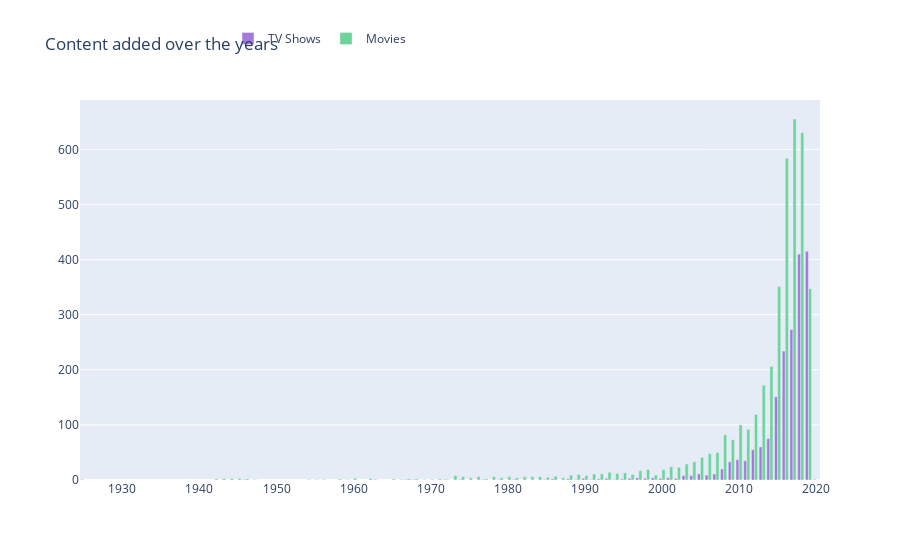

The notebook cell this image was saved under:
### Markdown cell above
Release Year of the movies

### Code cell
col = "release_year"
vc1 = d1[col].value_counts().reset_index()
vc1 = vc1.rename(columns = {col : "count", "index" : col})
vc1['percent'] = vc1['count'].apply(lambda x : 100*x/sum(vc1['count']))
vc1 = vc1.sort_values(col)

vc2 = d2[col].value_counts().reset_index()
vc2 = vc2.rename(columns = {col : "count", "index" : col})
vc2['percent'] = vc2['count'].apply(lambda x : 100*x/sum(vc2['count']))
vc2 = vc2.sort_values(col)

trace1 = go.Bar(x=vc1[col], y=vc1["count"], name="TV Shows", marker=dict(color="#a678de"))
trace2 = go.Bar(x=vc2[col], y=vc2["count"], name="Movies", marker=dict(color="#6ad49b"))
data = [trace1, trace2]
layout = go.Layout(title="Content added over the years",legend=dict(x=0.2, y=1.2, orientation="h"))
fig = go.Figure(data, layout=layout)
fig.show()

### Figure 1 — Plotly figure (JSON) as saved in the notebook; plotly's stock layout.template omitted (floating-point values rounded to 4 significant figures)
{"data": [{"marker": {"color": "#a678de"}, "name": "TV Shows", "type": "bar", "x": [1925, 1946, 1963, 1967, 1968, 1972, 1974, 1977, 1979, 1981, 1985, 1986, 1988, 1989, 1990, 1991, 1992, 1993, 1994, 1995, 1996, 1997, 1998, 1999, 2000, 2001, 2002, 2003, 2004, 2005, 2006, 2007, 2008, 2009, 2010, 2011, 2012, 2013, 2014, 2015, 2016, 2017, 2018, 2019, 2020], "y": [1, 1, 1, 1, 1, 1, 1, 1, 1, 1, 1, 2, 2, 1, 3, 1, 2, 3, 1, 2, 3, 4, 3, 4, 3, 4, 3, 8, 8, 11, 9, 11, 20, 33, 37, 35, 55, 60, 75, 151, 234, 273, 410, 415, 1]}, {"marker": {"color": "#6ad49b"}, "name": "Movies", "type": "bar", "x": [1942, 1943, 1944, 1945, 1946, 1947, 1954, 1955, 1956, 1958, 1959, 1960, 1962, 1965, 1966, 1967, 1968, 1969, 1970, 1971, 1972, 1973, 1974, 1975, 1976, 1977, 1978, 1979, 1980, 1981, 1982, 1983, 1984, 1985, 1986, 1987, 1988, 1989, 1990, 1991, 1992, 1993, 1994, 1995, 1996, 1997, 1998, 1999, 2000, 2001, 2002, 2003, 2004, 2005, 2006, 2007, 2008, 2009, 2010, 2011, 2012, 2013, 2014, 2015, 2016, 2017, 2018, 2019], "y": [2, 3, 3, 3, 2, 1, 1, 1, 1, 2, 1, 3, 3, 2, 1, 2, 2, 1, 1, 2, 1, 8, 6, 4, 6, 2, 6, 4, 6, 4, 6, 6, 6, 5, 7, 4, 9, 10, 8, 11, 11, 14, 12, 13, 10, 17, 19, 9, 19, 24, 23, 29, 33, 41, 48, 50, 82, 73, 100, 92, 119, 172, 206, 351, 584, 655, 630, 347]}], "layout": {"legend": {"orientation": "h", "x": 0.2, "y": 1.2}, "title": {"text": "Content added over the years"}}}
